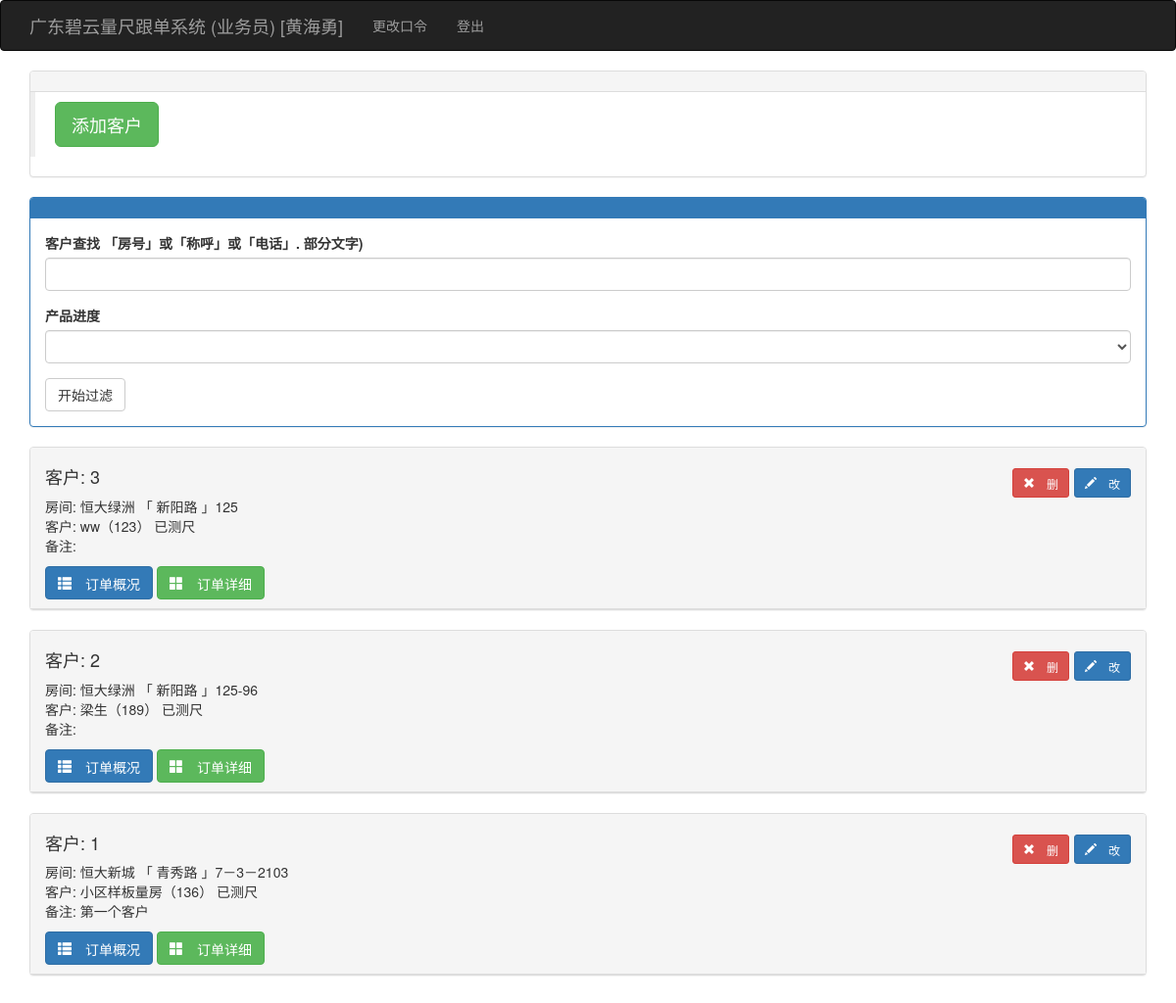
Page /kehulist (signed in) on the earlier database version.
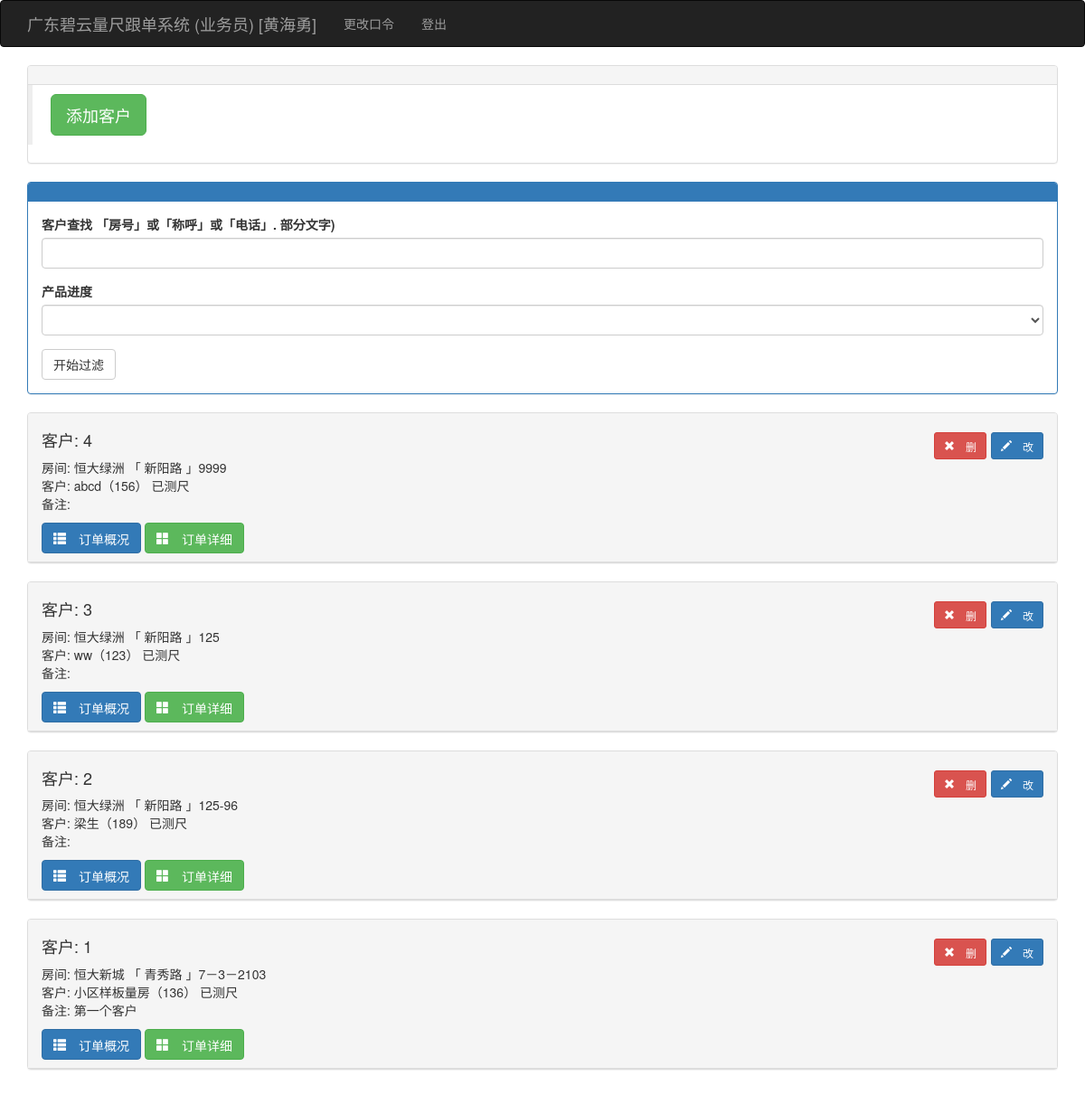
Same page on the later database version.
### app/models.py (models this page shows, shortened)
class User(UserMixin, db.Model):
    __tablename__ = 'users'
    id = db.Column(db.Integer, primary_key=True)
    user = db.Column(db.String(64), unique=True, index=True)
    pin = db.Column(db.String(64))
    username = db.Column(db.String(64))
    tel = db.Column(db.String(32))
    role = db.Column(db.String(64))
    isuse = db.Column(db.Boolean, default=False)
    beizhu = db.Column(db.String(64))
    kehus = db.relationship('Kehu', backref='user', lazy='dynamic')
    @login_manager.user_loader
    def load_user(user_id):
        return User.query.get(int(user_id))

class Kehu(db.Model):
    __tablename__ = 'kehus'
    id = db.Column(db.Integer, primary_key=True)
    user_id = db.Column(db.Integer, db.ForeignKey('users.id'))
    xiaoqu_id = db.Column(db.Integer, db.ForeignKey('xiaoqus.id'))
    fangjian = db.Column(db.String(64))
    chenghu = db.Column(db.String(64))
    tel = db.Column(db.String(64))
    zje = db.Column(db.Float)
    beizhu = db.Column(db.String(64))
    status = db.Column(db.Integer, default=1)  # 1已测尺、2已下单、3已安装、4已清款
    time0 = db.Column(db.DateTime(), default=datetime.utcnow)
    time1 = db.Column(db.DateTime())
    time2 = db.Column(db.DateTime())
    time3 = db.Column(db.DateTime())
    dingdans = db.relationship('Dingdan', backref='kehu', lazy='dynamic')

class Xiaoqu(db.Model):
    __tablename__ = 'xiaoqus'
    id = db.Column(db.Integer, primary_key=True)
    xiaoqu = db.Column(db.String(64), unique=True, index=True)
    dizhi = db.Column(db.String(100))
    beizhu = db.Column(db.String(128))
    kehus = db.relationship('Kehu', backref='xiaoqu', lazy='dynamic')

### app/main/views.py (the view)
@main.route('/kehulist', methods=['GET', 'POST'])
@login_required
def kehulist():
    if current_user.role != '业务员':
        return redirect(url_for('main.index'))
    form = FindkhForm()
    user = current_user._get_current_object()
    if form.validate_on_submit():
        session['infostring'] = form.infostring.data
        session['status'] = form.status.data
        return redirect(url_for('main.kehulist'))
    if session.get('infostring') != None:
        infostring = '%' + session.get('infostring') + '%'
    else:
        infostring = '%'
    prewhere = session.get('infostring')
    status = session.get('status', 0)
    kehus = Kehu.query.filter(Kehu.user == current_user._get_current_object()).filter(
        or_(Kehu.fangjian.like(infostring), Kehu.chenghu.like(infostring),
            Kehu.tel.like(infostring))).order_by(Kehu.id.desc())  # .order_by(Guke.outtime.desc())
    form.infostring.data = session.get('infostring', '')
    form.status.data = status
    return render_template('kehulist.html', kehus=kehus, form=form, prewhere=prewhere, status=status)  # ,

### app/main/forms.py
class FindkhForm(FlaskForm):
    infostring = StringField('客户查找 「房号」或「称呼」或「电话」. 部分文字)')
    status = SelectField('产品进度', coerce=int)
    submit = SubmitField('开始过滤')
    def __init__(self, *args, **kwargs):
        super(FindkhForm, self).__init__(*args, **kwargs)
        self.status.choices = [(0, ''), (1, '已量尺'), (2, '已下单'), (3, '已订货'), (6, '已收货'),
                               (7, '安装中'), (8, '安装完成'), (9, '已清款')]  #, (4, '已入库'), (5, '已发货')

### manage.py (called while the page is built)
def set_var(var):  # 设置全局变量
    global_var[0] = var
    return ""

def get_var():  # 获取全局变量
    return global_var[0]

### app/templates/kehulist.html (shortened to what this page needs)
{% extends "base.html" %}
{% import "bootstrap/wtf.html" as wtf %}
{% block page_content %}
    <div class="panel panel-default">
        <div class="panel-heading"></div>
        <div class="post-body">
            <blockquote>
                <a class="btn btn-success btn-lg" href="{{ url_for('main.addkehu') }}">添加客户</a>
            </blockquote>
        </div>
    </div>
    <div class="panel panel-primary">
        <div class="panel-heading">
        </div>
        <div class="panel-body">
                {{ wtf.quick_form(form) }}
        </div>
    </div>
    {% for kehu in kehus %}
        {% if get_var() == 1 %}
                <div class="panel panel-default">
                    <div class="panel-heading"><h4>客户: {{ kehu.id }}
                        <span class="pull-right">
                    <a class="btn btn-danger glyphicon glyphicon-remove btn-sm"
                       href="{{ url_for('main.delkehu', id=kehu.id) }}"> 删</a>
                    <a class="btn btn-primary glyphicon glyphicon-pencil btn-sm"
                       href="{{ url_for('main.editkehu', id=kehu.id) }}"> 改</a>
                    </span>
                    </h4>
                        <ul class="list-unstyled">
                            <li>房间: {{ kehu.xiaoqu.xiaoqu }} 「 {{ kehu.xiaoqu.dizhi }} 」{{ kehu.fangjian }}</li>
                            <li>客户: {{ kehu.chenghu }}（{{ kehu.tel }}）
                                {% if kehu.status == 1 %}
                                    已测尺
                                {% elif kehu.status == 2 %}
                                    已下单
                                {% elif kehu.status == 3 %}
                                    已安装
                                {% elif kehu.status == 4 %}
                                    已清款
                                {% else %}
                                    状态有误
                                {% endif %}
                            </li>
                            <li>备注: {{ kehu.beizhu }}</li>
                        </ul>
                        <button type="button" class="btn btn-primary glyphicon glyphicon-th-list" data-toggle="collapse"
                                data-target="#c{{ kehu.id }}">
                            订单概况
                        </button>
                        <a class="btn btn-success glyphicon glyphicon-th-large"
                           href="{{ url_for('main.showkehudd', id=kehu.id) }}"> 订单详细</a>
                    </div>
                </div>
        {% endif %}
    {% endfor %}
{% endblock %}

### app/templates/base.html (shortened to what this page needs)
{% extends "bootstrap/base.html" %}
{% import 'render_listcp.html' as macors %}
{% block head %}
{{ super() }}
<link rel="stylesheet" type="text/css" href="{{ url_for('static', filename='styles.css') }}">
{% endblock %}
{% block navbar %}
<div class="navbar navbar-inverse" role="navigation">
    <div class="container">
        <div class="navbar-header">
            <a class="navbar-brand" href="{{ url_for('main.index') }}">广东碧云量尺跟单系统 ({{ current_user.role }}) [{{ current_user.username }}] </a>
        </div>
        <div class="navbar-collapse collapse">
            <ul class="nav navbar-nav">
                {% if current_user.is_authenticated %}
                <li><a href="{{ url_for('auth.change_pin') }}">更改口令</a></li>
                <li><a href="{{ url_for('auth.logout') }}">登出</a></li>
                {% endif %}
            </ul>
        </div>
    </div>
</div>
{% endblock %}
{% block content %}
<div class="container">
    {% block page_content %}{% endblock %}
</div>
{% endblock %}

Differences in the rows shown:
added Kehu: id "4", xiaoqu.xiaoqu "恒大绿洲", xiaoqu.dizhi "新阳路", fangjian "9999", chenghu "abcd", tel "156", status "已测尺"
